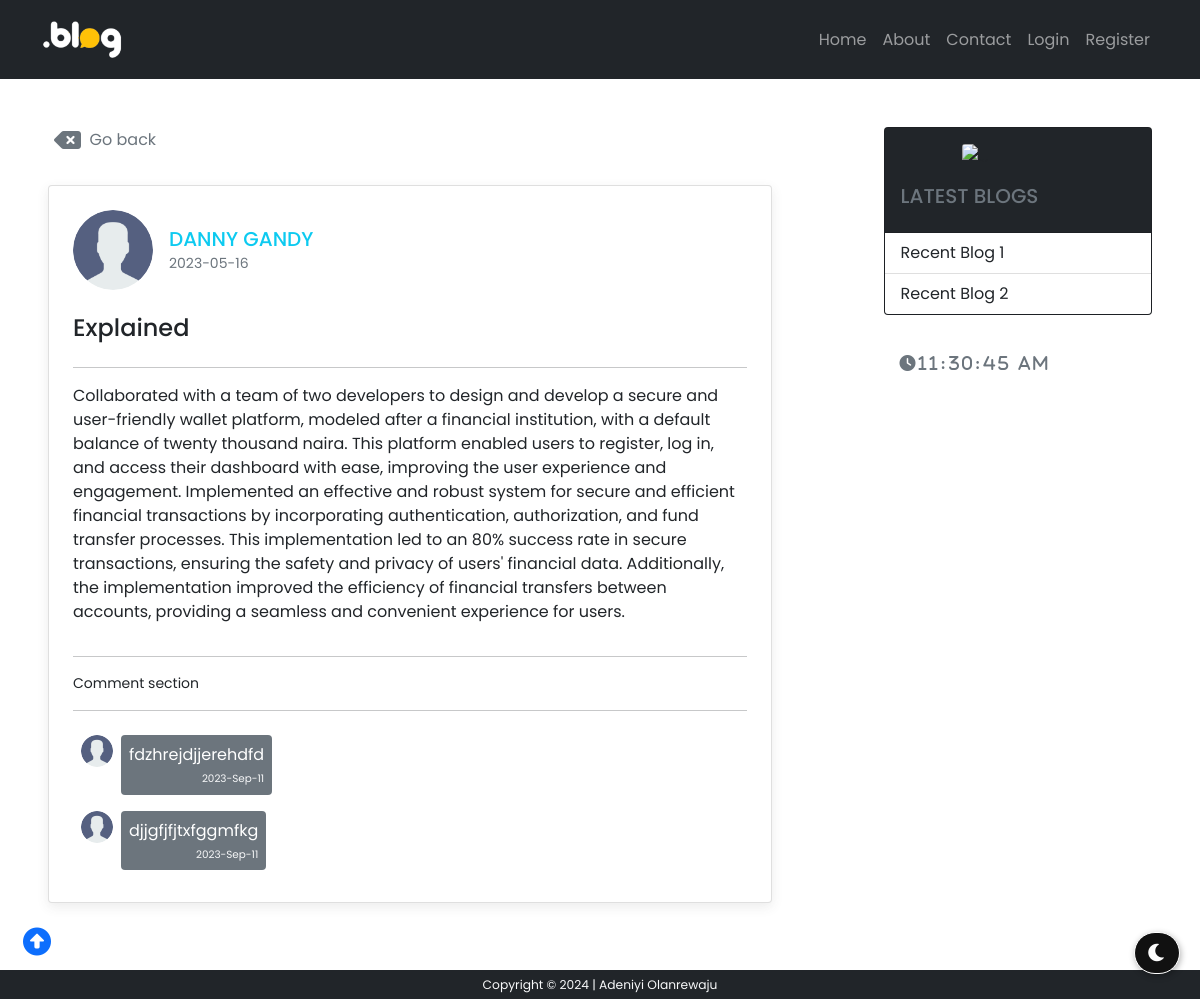
The page /display/3 on the database its author committed.
### models/usermodel.py (models this page shows, shortened)
class User(db.Model, UserMixin):
    id = db.Column(db.Integer, primary_key=True)
    first_name = db.Column(db.String(50), nullable=False)
    last_name = db.Column(db.String(50), nullable=False)
    username = db.Column(db.String(20), unique=True, nullable=False)
    email = db.Column(db.String(70), unique=True, nullable=False)
    photo = db.Column(db.String(100), nullable=False, default='user.png')
    password = db.Column(db.String(60), nullable=False)
    posts = db.relationship('Post', backref='author', lazy=True, cascade='delete', foreign_keys='Post.user_id')
    send_dm = db.relationship('DmModel', backref='owner', lazy=True, foreign_keys='DmModel.user_1')
    pst_cmt = db.relationship('CommentModel', backref='who', lazy=True, foreign_keys='CommentModel.commenter')

### models/postmodel.py (models this page shows, shortened)
class Post(db.Model, UserMixin):
    id = db.Column(db.Integer, primary_key=True)
    title = db.Column(db.String(100), nullable=False)
    date_posted = db.Column(db.DateTime, nullable=False, default=datetime.now)
    photo = db.Column(db.String(100), nullable=False, default='')
    content = db.Column(db.Text, nullable=False)
    user_id = db.Column(db.Integer, db.ForeignKey('user.id'), nullable=False)
    comment = db.relationship('CommentModel', backref='comm', lazy=True, cascade='delete', foreign_keys='CommentModel.post_id')

### models/commentmodel.py (models this page shows, shortened)
class CommentModel(db.Model, UserMixin):
    id = db.Column(db.Integer, primary_key=True)
    comment = db.Column(db.String(1500), nullable=False)
    comment_date = db.Column(db.DateTime, nullable=False, default=datetime.now)
    post_id = db.Column(db.Integer, db.ForeignKey('post.id'), nullable=False)
    commenter = db.Column(db.Integer, db.ForeignKey('user.id'), nullable=False)

### routes/views.py (the view, shortened to what this page needs)
@view.route('/display/<int:blog_id>', methods=['GET', 'POST'])
def display_post(blog_id):
    form = CommentForm()
    post = Post.query.filter_by(id=blog_id).first()
    context = {
        'form': form,
        'post': post,
        'user': current_user
    }
    return render_template('display.html', **context)

### templates/display.html (shortened to what this page needs)
{% extends 'base.html' %} {% block head %}
<link rel="stylesheet" href="{{ url_for('static', filename='css/account.css') }}" />
{% endblock head %}
{% block content %}
<button class="d-flex text-muted mb-4" style="border: none;
background: none;
" onclick="history.back()"><i class="fa fas fa-backspace text-muted h4"></i>&nbsp; Go back</button>
<div class="card p-4 mb-5" style="
    box-shadow: rgba(70, 68, 68, 0.1) 0px 4px 12px;
  ">
  <div class="d-flex align-items-center">
    {% if post.author.photo %}
      <img class="rounded-circle article-img"
      style="width: 5rem;"
      src="{{ url_for('static', filename='images/profile/' + post.author.photo) }}">
      {% else %}
      <img
        style="width: 4rem"
        src="{{ url_for('static', filename='images/user.png') }}"
        alt=""
      />
      {% endif %}
    <div class="mx-3 d-flex flex-column">
      <a href="{{ url_for('view.profile', profile_id=post.author.id) }}" class="text-decoration-none text-secondary">
        <span class="h5 text-info">{{ post.author.first_name.upper() }} {{ post.author.last_name.upper()
          }}
        </span>
      </a>
      <small class="text-muted fw-normal">{{ post.date_posted.strftime('%Y-%m-%d') }}</small>
    </div>
  </div>
  <div class="d-flex align-items-center justify-content-between">
    <p class="h4 text-decoration-none text-dark card-title mt-4" style="width: fit-content">
      {{ post.title.title() }}
    </p>
  </div>
  <hr />
  <p class="card-text">{{ post.content }}</p>
<hr>
<small>Comment section</small>
<hr class="mb-3">
<div>
  {% for each_comment in post.comment[::-1] %}
  <div class=" p-2 d-flex align-items-start">
    <a href="{{ url_for('view.profile', profile_id=each_comment.who.id) }}">
      <img src="{{ url_for('static', filename='images/profile/' + each_comment.who.photo) }}"
      class="rounded-circle"
      style="width: 2rem;"
      alt="">
    </a>
    <div class="d-flex flex-column">
      <span class="bg-secondary rounded p-2 mx-2 text-white">
        {{ each_comment.comment }}
      <br>
      <small class="d-flex justify-content-end text-light mt-1" style="font-size: .65rem;">
        {{ each_comment.comment_date.strftime('%Y-%h-%d') }}</small>
    </span>
  </div>
  </div>
  {% endfor %}
</div>
</div>
{% endblock content %}

### static/css/style.css (style rules this page uses)
* { font-family: "Poppins", sans-serif; }
body { background: rgba(255, 255, 255, 0.199); }

### rows shown on the page
User: photo (placeholder picture), author.first_name "DANNY", author.last_name "GANDY"
Post: date_posted "2023-05-16", title "Explained", content "Collaborated with a team of two developers to design and develop a secure and user-friendly wallet platform, modeled after a financial institution, with a default balance of twenty thousand naira. This platform enabled users to register, log in, and access their dashboard with ease, improving the user experience and engagement. Implemented an effective and robust system for secure and efficient financial transactions by incorporating authentication, authorization, and fund transfer processes. This implementation led to an 80% success rate in secure transactions, ensuring the safety and privacy of users' financial data. Additionally, the implementation improved the efficiency of financial…"
CommentModel: photo (placeholder picture), comment "fdzhrejdjjerehdfd", comment_date "2023-Sep-11"
CommentModel: photo (placeholder picture), comment "djjgfjfjtxfggmfkg", comment_date "2023-Sep-11"
